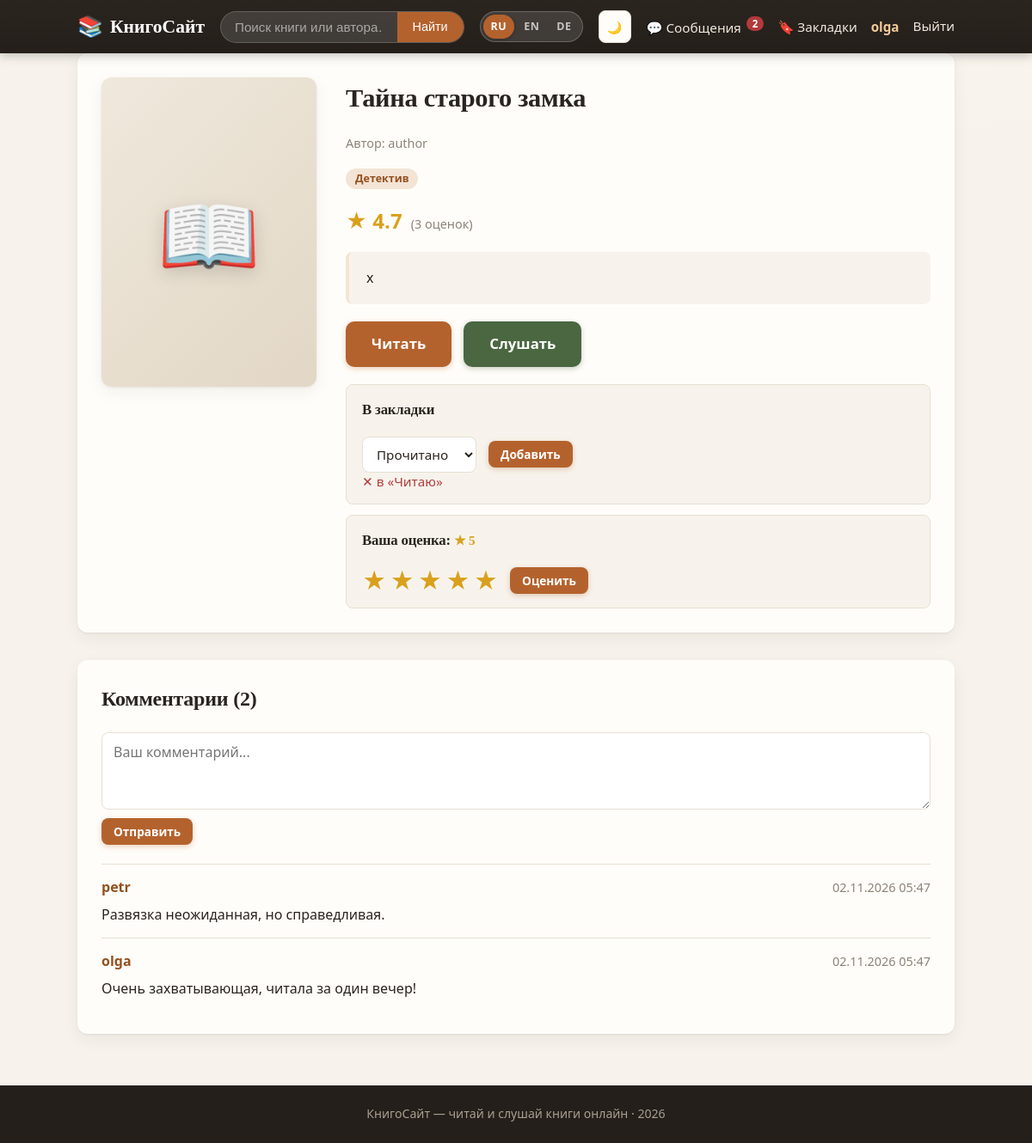
Screenshot of /book/3/ (signed in) with the database file from the repository.
### book/models.py (models this page shows, shortened)
class Book(models.Model):
    author = models.ForeignKey(User, on_delete=models.CASCADE, related_name='books')
    title = models.CharField(max_length=200)
    description = models.TextField(blank=True)
    genre = models.CharField(max_length=100, blank=True)
    cover = models.FileField(upload_to='covers/', blank=True, null=True)
    audio = models.FileField(upload_to='audio/', blank=True, null=True)
    created_at = models.DateTimeField(auto_now_add=True)
    @property
    def average_rating(self):
        result = self.ratings.aggregate(avg=Avg('value'))['avg']
        return round(result, 1) if result else None
    @property
    def rating_count(self):
        return self.ratings.count()

class Bookmark(models.Model):
    list = models.ForeignKey(BookmarkList, on_delete=models.CASCADE, related_name='bookmarks')
    book = models.ForeignKey(Book, on_delete=models.CASCADE, related_name='bookmarks')
    created_at = models.DateTimeField(auto_now_add=True)
    class Meta:
        unique_together = ['list', 'book']
        ordering = ['-created_at']

class BookmarkList(models.Model):
    user = models.ForeignKey(User, on_delete=models.CASCADE, related_name='bookmark_lists')
    name = models.CharField(max_length=100)
    created_at = models.DateTimeField(auto_now_add=True)
    class Meta:
        unique_together = ['user', 'name']
        ordering = ['name']

class Rating(models.Model):
    book = models.ForeignKey(Book, on_delete=models.CASCADE, related_name='ratings')
    user = models.ForeignKey(User, on_delete=models.CASCADE, related_name='ratings')
    value = models.PositiveSmallIntegerField(default=5)
    class Meta:
        unique_together = ['book', 'user']

class Comment(models.Model):
    book = models.ForeignKey(Book, on_delete=models.CASCADE, related_name='comments')
    user = models.ForeignKey(User, on_delete=models.CASCADE, related_name='comments')
    text = models.TextField()
    created_at = models.DateTimeField(auto_now_add=True)
    class Meta:
        ordering = ['-created_at']

### book/views.py (the view)
# urls.py: path('book/<int:book_id>/', views.book_detail, name='book_detail'),
def book_detail(request, book_id):
    book = get_object_or_404(Book, id=book_id)
    comments = book.comments.all()
    comment_form = CommentForm()
    comment_form.fields['text'].widget.attrs['placeholder'] = tr(request, 'Ваш комментарий...')
    rating_form = RatingForm()
    user_rating = None
    if request.user.is_authenticated:
        user_rating = Rating.objects.filter(book=book, user=request.user).first()
    return render(request, 'book/book_detail.html', {
        'book': book,
        'comments': comments,
        'comment_form': comment_form,
        'rating_form': rating_form,
        'user_rating': user_rating,
    })

### book/forms.py
class CommentForm(forms.ModelForm):
    class Meta:
        model = Comment
        fields = ['text']
        widgets = {
            'text': forms.Textarea(attrs={'rows': 3, 'placeholder': 'Ваш комментарий...'}),
        }
        labels = {'text': ''}

class RatingForm(forms.ModelForm):
    class Meta:
        model = Rating
        fields = ['value']
        widgets = {
            'value': forms.RadioSelect,
        }
        labels = {'value': 'Оценка'}

### book/context_processors.py (called while the page is built)
def unread_notifications(request):
    if request.user.is_authenticated:
        return {'unread_count': request.user.notifications.filter(is_read=False).count()}
    return {'unread_count': 0}

def current_lang(request):
    from .translations import get_lang, LANGS
    return {
        'LANG': get_lang(request),
        'LANGS': LANGS,
    }

### book/models.py (called while the page is built)
    @property
    def is_author(self):
        return self.role == 'author'

### book/templatetags/i18n_tags.py (called while the page is built)
@register.simple_tag(takes_context=True)
def tr(context, text, **kwargs):
    request = context.get('request')
    lang = get_lang(request) if request else 'ru'
    return translate(lang, text, **kwargs)

### book/translations.py (called while the page is built)
def translate(lang, text, **kwargs):
    result = TRANSLATIONS.get(lang, {}).get(text, text)
    if kwargs:
        try:
            result = result % kwargs
        except (KeyError, TypeError, ValueError):
            pass
    return result

def get_lang(request):
    lang = request.COOKIES.get('lang', 'ru')
    return lang if lang in TRANSLATIONS or lang == 'ru' else 'ru'

### book/views.py (called while the page is built)
def tr(request, text, **kwargs):
    return translate(get_lang(request), text, **kwargs)

### templates/book/book_detail.html (shortened to what this page needs)
{% extends 'book/base.html' %}
{% load i18n_tags %}
{% block content %}
  <div class="book-detail">
    <div class="book-detail-cover">
      {% if book.cover %}
        <img src="{{ book.cover.url }}" alt="{{ book.title }}">
      {% else %}
        <span class="cover-placeholder big">📖</span>
      {% endif %}
    </div>
    <div class="book-detail-info">
      <h1>{{ book.title }}</h1>
      <p class="muted">{% tr 'Автор' %}: {{ book.author.username }}</p>
      {% if book.genre %}<span class="tag">{{ book.genre }}</span>{% endif %}
      <div class="rating-line">
        {% if book.average_rating %}
          <span class="stars big">★ {{ book.average_rating }}</span>
          <span class="muted">({{ book.rating_count }} {% tr 'оценок' %})</span>
        {% else %}
          <span class="muted">{% tr 'Пока нет оценок' %}</span>
        {% endif %}
      </div>
      {% if book.description %}
        <p class="description">{{ book.description }}</p>
      {% endif %}
      <div class="actions">
        <a href="{% url 'book_read' book.id %}" class="btn btn-big">{% tr 'Читать' %}</a>
        {% if book.audio %}
          <a href="{% url 'book_listen' book.id %}" class="btn btn-big btn-alt">{% tr 'Слушать' %}</a>
        {% endif %}
      </div>
      {% if user.is_authenticated %}
        <div class="rate-box">
          <h3>{% tr 'В закладки' %}</h3>
          <form action="{% url 'bookmark_add' book.id %}" method="post" class="bookmark-form">
            <select name="list_id">
              {% for list in user.bookmark_lists.all %}
                <option value="{{ list.id }}">{{ list.name }}</option>
              {% endfor %}
            </select>
            <button type="submit" class="btn btn-small">{% tr 'Добавить' %}</button>
          </form>
          {% for bm in book.bookmarks.all %}
            {% if bm.list.user == user %}
              <form action="{% url 'bookmark_remove' bm.id %}" method="post" class="inline-form">
                <button type="submit" class="link-btn danger">✕ {% tr 'в' %} «{{ bm.list.name }}»</button>
              </form>
            {% endif %}
          {% endfor %}
        </div>
        <div class="rate-box">
          <h3>{% if user_rating %}{% tr 'Ваша оценка' %}: <span class="stars">★ {{ user_rating.value }}</span>{% else %}{% tr 'Поставить оценку' %}{% endif %}</h3>
          <form action="{% url 'book_rate' book.id %}" method="post">
            <div class="star-rating">
              {% for i in "54321" %}
                <label for="star{{ i }}" title="{{ i }}">★</label>
              {% endfor %}
            </div>
            <button type="submit" class="btn btn-small">{% tr 'Оценить' %}</button>
          </form>
        </div>
      {% endif %}
    </div>
  </div>
  <section class="comments">
    <h2>{% tr 'Комментарии' %} ({{ comments|length }})</h2>
    {% if user.is_authenticated %}
      <form action="{% url 'book_comment' book.id %}" method="post" class="comment-form">
        {{ comment_form.text }}
        <button type="submit" class="btn btn-small">{% tr 'Отправить' %}</button>
      </form>
    {% else %}
      <p class="muted"><a href="{% url 'login' %}">{% tr 'Войдите' %}</a>, {% tr 'чтобы оставить комментарий.' %}</p>
    {% endif %}
    {% for comment in comments %}
      <div class="comment">
        <div class="comment-head">
          <strong>{{ comment.user.username }}</strong>
          <span class="muted">{{ comment.created_at|date:"d.m.Y H:i" }}</span>
        </div>
        <p>{{ comment.text }}</p>
      </div>
    {% empty %}
      <p class="muted">{% tr 'Комментариев пока нет.' %}</p>
    {% endfor %}
  </section>
{% endblock %}

### templates/book/base.html (shortened to what this page needs)
{% load static %}
{% load i18n_tags %}
<!DOCTYPE html>
<html lang="{{ LANG }}">
<head>
  <link rel="stylesheet" href="{% static 'css/style.css' %}">
</head>
<body class="{% block body_class %}{% endblock %}">
  <header class="header">
    <div class="container header-inner">
      <a href="{% url 'book_list' %}" class="logo">
        <span class="logo-icon">📚</span> {% tr 'КнигоСайт' %}
      </a>
      <form action="{% url 'book_list' %}" method="get" class="search-form">
        <input type="text" name="q" placeholder="{% tr 'Поиск книги или автора…  (Ctrl+K)' %}"
               value="{{ query|default:'' }}">
        <button type="submit">{% tr 'Найти' %}</button>
      </form>
      <div class="lang-switch" title="{% tr 'Язык' %}">
        {% for code, name in LANGS %}
          <a href="{% url 'set_lang' code %}"
             class="lang-btn {% if LANG == code %}active{% endif %}">{{ code|upper }}</a>
        {% endfor %}
      </div>
      <button id="theme-btn" class="tool-btn theme-btn" type="button"
              onclick="toggleTheme()" title="{% tr 'Сменить тему' %}">🌙</button>
      <nav class="nav">
        {% if user.is_authenticated %}
          <a href="{% url 'notifications' %}" class="nav-msg">
            💬 {% tr 'Сообщения' %}{% if unread_count %} <span class="badge">{{ unread_count }}</span>{% endif %}
          </a>
          <a href="{% url 'bookmarks' %}">🔖 {% tr 'Закладки' %}</a>
          <a href="{% url 'profile' %}" class="nav-user">{{ user.username }}</a>
          <form action="{% url 'logout' %}" method="post" class="inline-form">
            <button type="submit" class="link-btn">{% tr 'Выйти' %}</button>
          </form>
        {% else %}
          <a href="{% url 'login' %}">{% tr 'Вход' %}</a>
          <a href="{% url 'register' %}" class="btn btn-small">{% tr 'Регистрация' %}</a>
        {% endif %}
      </nav>
    </div>
  </header>
  <main class="container page-fade">
    {% block content %}{% endblock %}
  </main>
  <footer class="footer">
    {% tr 'КнигоСайт — читай и слушай книги онлайн' %} · {% now "Y" %}
  </footer>
</body>
</html>

### rows the page displays
Book: title "Тайна старого замка", author.username "author", genre "Детектив", average_rating "4.7", rating_count "3", description "x"
Bookmark: tr "в", list.name "Читаю"
Rating: value "5"
Comment: user.username "petr", created_at "02.11.2026 05:47", text "Развязка неожиданная, но справедливая."
Comment: user.username "olga", created_at "02.11.2026 05:47", text "Очень захватывающая, читала за один вечер!"

### other values shown
{{ code|upper }} "RU" "EN" "DE"
{{ unread_count }} "2"
{{ user.username }} "olga"
{{ comments|length }} "2"
form field list_id "Прочитано"
